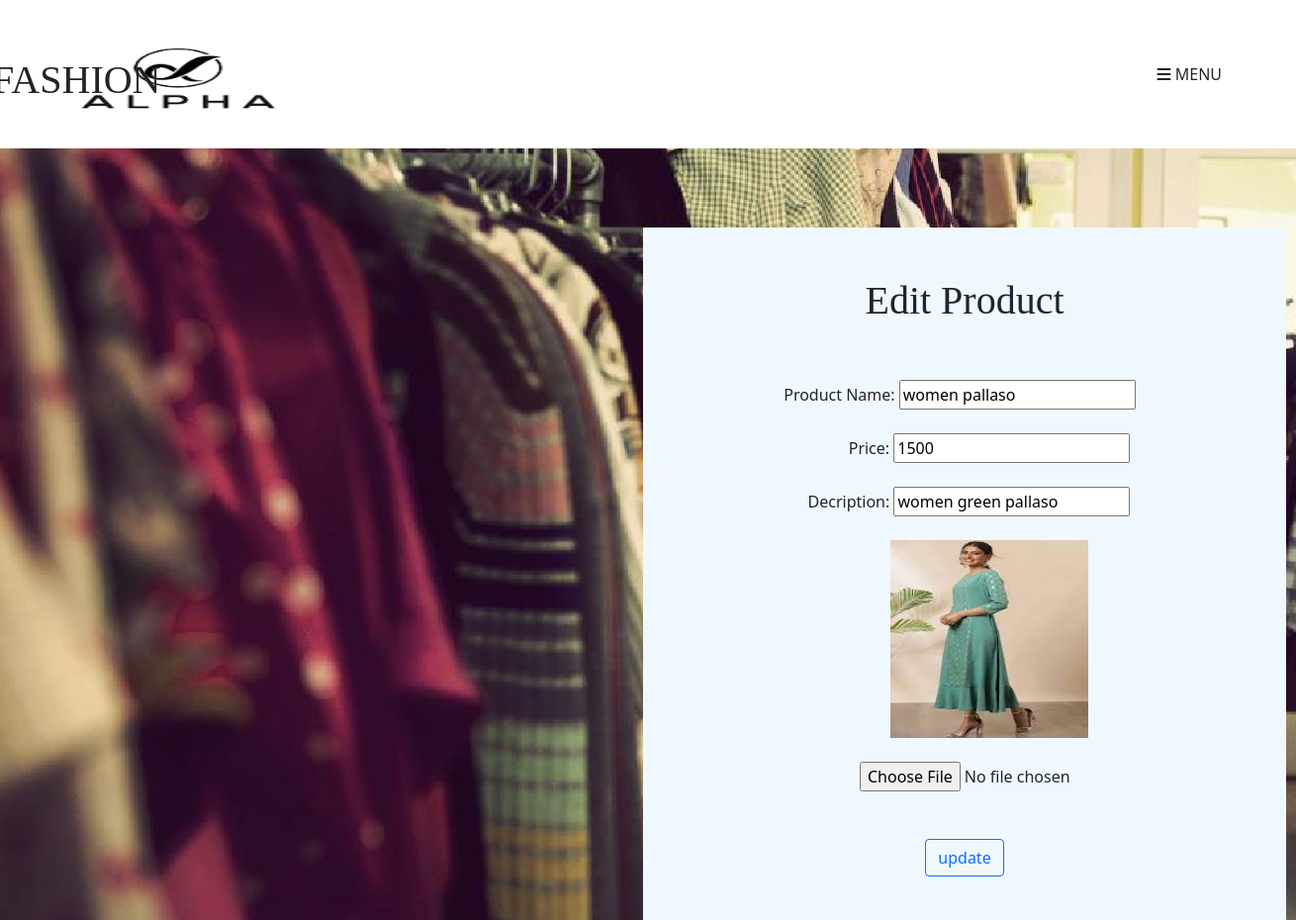
Page /uploadedit/5 on the committed database.
### Alpha/models.py (models this page shows, shortened)
class uploadmodel(models.Model):
    uid=models.IntegerField()
    name=models.CharField(max_length=20)
    price=models.IntegerField()
    description=models.CharField(max_length=50)
    image=models.ImageField(upload_to="Alpha/static")

### Alpha/views.py (the view, shortened to what this page needs)
# urls.py: path('uploadedit/<int:id>',uploadedit),
def uploadedit(request,id):
    a=uploadmodel.objects.get(id=id)
    im=str(a.image).split('/')[-1]
    return render(request,'uploadedit.html',{'a':a,'im':im})

### Alpha/templates/uploadedit.html (shortened to what this page needs)
<!DOCTYPE html>
<html lang="en">
{% load static %}
<head>
    <link href="https://cdn.jsdelivr.net/npm/bootstrap@5.0.2/dist/css/bootstrap.min.css" rel="stylesheet">
</head>
<body style="background-image: url('{% static 'images/edit2.jpg' %}');">
    <nav class="navbar navbar-expand-lg ">
        <div class="container-fluid">
          <a class="navbar-brand" href="http://127.0.0.1:8000/"><img src="{% static 'images/bgremove.jpg' %}" style="width:200px;height:70px;margin-left: 70px;"></a><h1 style="font-family: 'Times New Roman', Times, serif; margin-top: 20px; margin-left: -1300px;">FASHION</h1>
            <button class="btn btn-muted" type="button" data-bs-toggle="offcanvas" data-bs-target="#offcanvasRight" aria-controls="offcanvasRight" style="margin-right: 50px;"><i class="fa-solid fa-bars"></i> MENU</button>
     </div>
      </nav>
    <div id="a" style="text-align: center;">
        <h1 style="font-family: 'Times New Roman', Times, serif;text-align:center ; margin-top: 50px;">Edit Product</h1>
        <br><br>
<form method="post" enctype="multipart/form-data">{% csrf_token %}
    <label style="margin-left: -10px;">Product Name:</label>
    <input type="text" name="name" value="{{a.name}}"><br><br>
    <label style="margin-left: 50px;">Price:</label>
    <input type="text" name="price" value="{{a.price}}"><br><br>
    <label style="margin-left: 9px;">Decription:</label>
    <input type="text" name="description" value="{{a.description}}"><br><br>
    <img src="{% static im %}" style="margin-left: 50px;" height="200px" width="200px"><br><br>
    <input style="margin-left: 100px;" type="file" name="image" value="im"><br><br><br>
    <input type="submit" class="btn btn-outline-primary" value="update">
</form>
    </div>
</body>
</html>

### Alpha/templates/uploadedit.html (style rules this page uses)
#a { height: 700px; width: 650px; float:left; background-color: aliceblue; backface-visibility:initial; margin-top: 80px; margin-left: 650px; }
div a { text-decoration: none; }
nav { background-color:white; height: 150px; }

### rows in the picture
uploadmodel: name "women pallaso", price "1500", description "women green pallaso"
